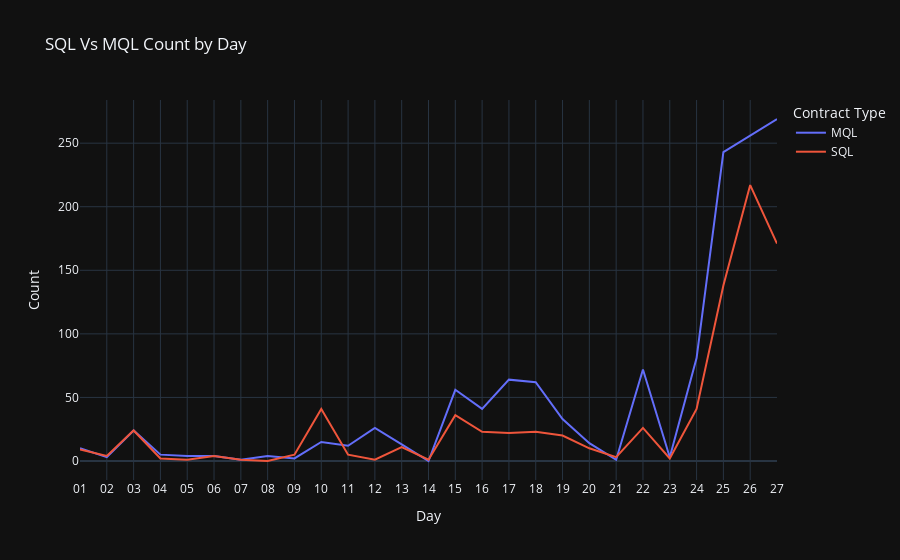

Write notebook code for a chart like this one.
### Code cell
fig = px.line(sql_mql_aggs,
              x="Day",
              y=["MQL", "SQL"],
              labels={
                     "variable": "Contract Type",
                     "Day": "Day",
                     "value": "Count"
                 },
              title='SQL Vs MQL Count by Day')
fig.update_layout(template="plotly_dark")

fig.show()

fig.write_html("/Users/sandeepk/Desktop/SQL_VS_MQL_Daily.html")

### Figure 1 — Plotly figure (JSON) as saved in the notebook; plotly's stock layout.template omitted (floating-point values rounded to 4 significant figures)
{"data": [{"hovertemplate": "Contract Type=MQL<br>Day=%{x}<br>Count=%{y}<extra></extra>", "legendgroup": "MQL", "line": {"color": "#636efa", "dash": "solid"}, "marker": {"symbol": "circle"}, "mode": "lines", "name": "MQL", "orientation": "v", "showlegend": true, "type": "scatter", "x": ["01", "02", "03", "04", "05", "06", "07", "08", "09", "10", "11", "12", "13", "14", "15", "16", "17", "18", "19", "20", "21", "22", "23", "24", "25", "26", "27"], "xaxis": "x", "y": [10, 3, 24, 5, 4, 4, 1, 4, 2, 15, 12, 26, 13, 0, 56, 41, 64, 62, 33, 14, 1, 72, 3, 81, 243, 256, 269], "yaxis": "y"}, {"hovertemplate": "Contract Type=SQL<br>Day=%{x}<br>Count=%{y}<extra></extra>", "legendgroup": "SQL", "line": {"color": "#EF553B", "dash": "solid"}, "marker": {"symbol": "circle"}, "mode": "lines", "name": "SQL", "orientation": "v", "showlegend": true, "type": "scatter", "x": ["01", "02", "03", "04", "05", "06", "07", "08", "09", "10", "11", "12", "13", "14", "15", "16", "17", "18", "19", "20", "21", "22", "23", "24", "25", "26", "27"], "xaxis": "x", "y": [9, 4, 24, 2, 1, 4, 1, 0, 5, 41, 5, 1, 11, 1, 36, 23, 22, 23, 20, 10, 3, 26, 2, 41, 138, 217, 171], "yaxis": "y"}], "layout": {"legend": {"title": {"text": "Contract Type"}, "tracegroupgap": 0}, "title": {"text": "SQL Vs MQL Count by Day"}, "xaxis": {"anchor": "y", "domain": [0, 1], "title": {"text": "Day"}}, "yaxis": {"anchor": "x", "domain": [0, 1], "title": {"text": "Count"}}}}
